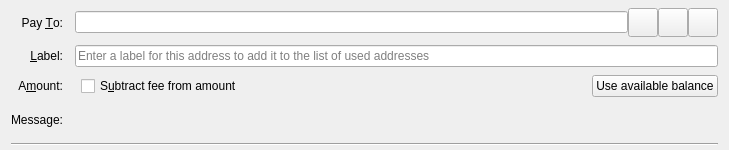
<?xml version="1.0" encoding="UTF-8"?>
<ui version="4.0">
 <class>SendCoinsEntry</class>
 <widget class="QWidget" name="SendCoinsEntry">
  <property name="geometry">
   <rect>
    <x>0</x>
    <y>0</y>
    <width>729</width>
    <height>150</height>
   </rect>
  </property>
  <property name="focusPolicy">
   <enum>Qt::TabFocus</enum>
  </property>
  <property name="autoFillBackground">
   <bool>false</bool>
  </property>
  <layout class="QGridLayout" name="gridLayout">
   <property name="topMargin">
    <number>8</number>
   </property>
   <property name="bottomMargin">
    <number>4</number>
   </property>
   <property name="horizontalSpacing">
    <number>12</number>
   </property>
   <property name="verticalSpacing">
    <number>8</number>
   </property>
   <item row="0" column="0">
    <widget class="QLabel" name="payToLabel">
     <property name="text">
      <string>Pay &amp;To:</string>
     </property>
     <property name="alignment">
      <set>Qt::AlignRight|Qt::AlignTrailing|Qt::AlignVCenter</set>
     </property>
     <property name="buddy">
      <cstring>payTo</cstring>
     </property>
    </widget>
   </item>
   <item row="0" column="1">
    <layout class="QHBoxLayout" name="payToLayout">
     <property name="spacing">
      <number>0</number>
     </property>
     <item>
      <widget class="QValidatedLineEdit" name="payTo">
       <property name="toolTip">
        <string>The TrollCoin address to send the payment to</string>
       </property>
      </widget>
     </item>
     <item>
      <widget class="QToolButton" name="addressBookButton">
       <property name="toolTip">
        <string>Choose previously used address</string>
       </property>
       <property name="text">
        <string/>
       </property>
       <property name="icon">
        <iconset resource="../bitcoin.qrc">
         <normaloff>:/icons/address-book</normaloff>:/icons/address-book</iconset>
       </property>
       <property name="iconSize">
        <size>
         <width>22</width>
         <height>22</height>
        </size>
       </property>
       <property name="shortcut">
        <string>Alt+A</string>
       </property>
      </widget>
     </item>
     <item>
      <widget class="QToolButton" name="pasteButton">
       <property name="toolTip">
        <string>Paste address from clipboard</string>
       </property>
       <property name="text">
        <string/>
       </property>
       <property name="icon">
        <iconset resource="../bitcoin.qrc">
         <normaloff>:/icons/editpaste</normaloff>:/icons/editpaste</iconset>
       </property>
       <property name="iconSize">
        <size>
         <width>22</width>
         <height>22</height>
        </size>
       </property>
       <property name="shortcut">
        <string>Alt+P</string>
       </property>
      </widget>
     </item>
     <item>
      <widget class="QToolButton" name="deleteButton">
       <property name="toolTip">
        <string>Remove this entry</string>
       </property>
       <property name="text">
        <string/>
       </property>
       <property name="icon">
        <iconset resource="../bitcoin.qrc">
         <normaloff>:/icons/remove</normaloff>:/icons/remove</iconset>
       </property>
       <property name="iconSize">
        <size>
         <width>22</width>
         <height>22</height>
        </size>
       </property>
      </widget>
     </item>
    </layout>
   </item>
   <item row="1" column="0">
    <widget class="QLabel" name="labellLabel">
     <property name="text">
      <string>&amp;Label:</string>
     </property>
     <property name="alignment">
      <set>Qt::AlignRight|Qt::AlignTrailing|Qt::AlignVCenter</set>
     </property>
     <property name="buddy">
      <cstring>addAsLabel</cstring>
     </property>
    </widget>
   </item>
   <item row="1" column="1">
    <widget class="QLineEdit" name="addAsLabel">
     <property name="toolTip">
      <string>Enter a label for this address to add it to the list of used addresses</string>
     </property>
     <property name="placeholderText">
      <string>Enter a label for this address to add it to the list of used addresses</string>
     </property>
    </widget>
   </item>
   <item row="2" column="0">
    <widget class="QLabel" name="amountLabel">
     <property name="text">
      <string>A&amp;mount:</string>
     </property>
     <property name="alignment">
      <set>Qt::AlignRight|Qt::AlignTrailing|Qt::AlignVCenter</set>
     </property>
     <property name="buddy">
      <cstring>payAmount</cstring>
     </property>
    </widget>
   </item>
   <item row="2" column="1">
    <layout class="QHBoxLayout" name="horizontalLayoutAmount" stretch="0,1,0">
     <property name="spacing">
      <number>6</number>
     </property>
     <item>
      <widget class="BitcoinAmountField" name="payAmount" native="true">
       <property name="toolTip">
        <string>The amount to send in the selected unit</string>
       </property>
      </widget>
     </item>
     <item>
      <widget class="QCheckBox" name="checkboxSubtractFeeFromAmount">
       <property name="toolTip">
        <string>The fee will be deducted from the amount being sent. The recipient will receive less trollcoins than you enter in the amount field. If multiple recipients are selected, the fee is split equally.</string>
       </property>
       <property name="text">
        <string>S&amp;ubtract fee from amount</string>
       </property>
      </widget>
     </item>
     <item>
      <widget class="QPushButton" name="useAvailableBalanceButton">
       <property name="text">
        <string>Use available balance</string>
       </property>
      </widget>
     </item>
    </layout>
   </item>
   <item row="3" column="0">
    <widget class="QLabel" name="messageLabel">
     <property name="text">
      <string>Message:</string>
     </property>
     <property name="alignment">
      <set>Qt::AlignRight|Qt::AlignTrailing|Qt::AlignVCenter</set>
     </property>
    </widget>
   </item>
   <item row="3" column="1">
    <widget class="QLabel" name="messageTextLabel">
     <property name="toolTip">
      <string>A message that was attached to the trollcoin: URI which will be stored with the transaction for your reference. Note: This message will not be sent over the TrollCoin network.</string>
     </property>
     <property name="textFormat">
      <enum>Qt::PlainText</enum>
     </property>
    </widget>
   </item>
   <item row="4" column="0" colspan="2">
    <widget class="Line" name="line">
     <property name="orientation">
      <enum>Qt::Horizontal</enum>
     </property>
    </widget>
   </item>
  </layout>
 </widget>
 <customwidgets>
  <customwidget>
   <class>QValidatedLineEdit</class>
   <extends>QLineEdit</extends>
   <header>qt/qvalidatedlineedit.h</header>
  </customwidget>
  <customwidget>
   <class>BitcoinAmountField</class>
   <extends>QWidget</extends>
   <header>qt/bitcoinamountfield.h</header>
   <container>1</container>
  </customwidget>
 </customwidgets>
 <tabstops>
  <tabstop>payTo</tabstop>
  <tabstop>addressBookButton</tabstop>
  <tabstop>pasteButton</tabstop>
  <tabstop>deleteButton</tabstop>
  <tabstop>addAsLabel</tabstop>
  <tabstop>payAmount</tabstop>
 </tabstops>
 <resources>
  <include location="../bitcoin.qrc"/>
 </resources>
 <connections/>
</ui>
